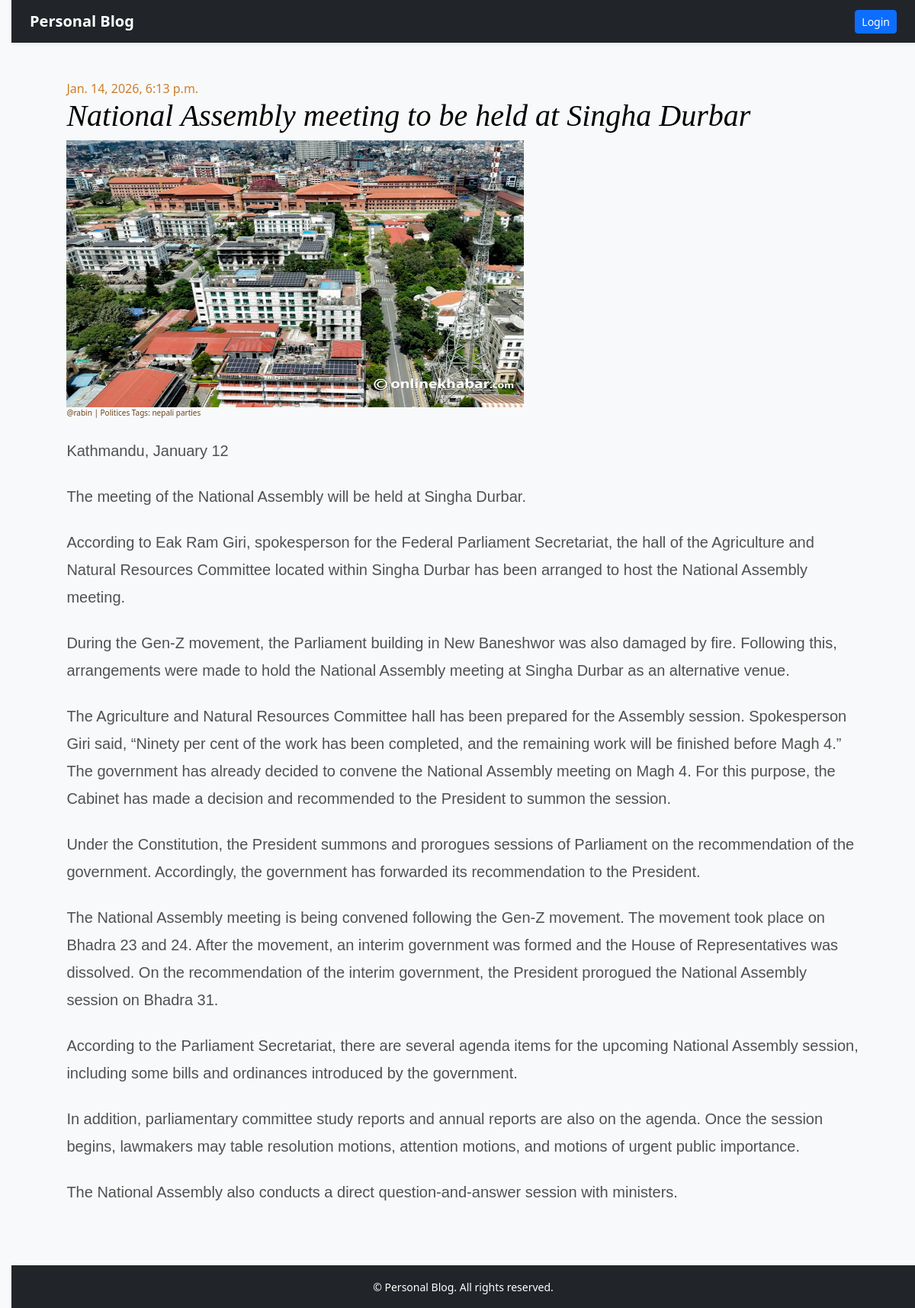
Screenshot of /post-detail/2/ with the database file from the repository.
### blog_app/models.py (models this page shows, shortened)
class TimeStampModel(models.Model):
    created_at = models.DateTimeField(auto_now_add=True)
    updated_at = models.DateTimeField(auto_now=True)
    class Meta:
        abstract = True

class Post(TimeStampModel):
    STATUS_CHOICES = [
        ("active", "Active"),
        ("in_active", "Inactive"),
    ]
    title = models.CharField(max_length=256)
    content = models.TextField()
    featured_image = models.ImageField(upload_to="post_images/%Y/%m/%d", blank=False, default='')
    status = models.CharField(max_length=20, choices=STATUS_CHOICES, default="active")
    views_count = models.PositiveBigIntegerField(default=0)
    category = models.ForeignKey(Category, on_delete=models.CASCADE, null=True, blank=True)
    tag = models.ManyToManyField(Tag)
    author = models.ForeignKey("auth.User", on_delete=models.CASCADE)
    published_at = models.DateTimeField(null=True, blank=True)

class Category(TimeStampModel):
    name = models.CharField(max_length=100)
    class Meta:
        ordering = ["name"]

class Tag(TimeStampModel):
    name = models.CharField(max_length=100)
    def __str__(self):
        return self.name

### blog_app/views.py (the view)
# urls.py: path("post-detail/<int:pk>/", views.PostDetailView.as_view(), name="post-detail"),
class PostDetailView(DetailView):
    model = Post
    template_name = "post_detail.html"
    context_object_name = "post"
    def get_queryset(self):
        queryset = Post.objects.filter(pk=self.kwargs["pk"], published_at__isnull=False)
        return queryset

### templates/post_detail.html (shortened to what this page needs)
{% extends "base.html" %}
{% block content %}
  <div class="row">
    <div class="col">
      <div class="post">
        <div class="date">{{ post.published_at }}</div>
        <h1>
          <a href="#" class="text-decoration-none fst-italic">{{ post.title }}</a>
        </h1>
        <img src="{{ post.featured_image.url }}"
             alt="{{ post.title }}"
             width="600px"
             height="350px" />
        <div class="date author">
          @{{ post.author.username }} | {{ post.category.name|title }}
          Tags: {{ post.tag.all|join:", " }}
        </div>
        <p>{{ post.content|safe|linebreaksbr }}</p>
      </div>
    </div>
  </div>
{% endblock content %}

### static/css/blog.css (style rules this page uses)
body { padding-left: 15px; }
h1 a { color: #27a0dc; font-family: "Lobster"; }
h1, h2, h3, h4 { font-family: "Lobster", cursive; }
.date { color: #ce7e29; }
.post { margin-bottom: 30px; }
.post h1 a, .post h1 a:visited { color: #000000; }
.author { font-size: 10px; color: #6b441a; }

### rows the page displays
Post: published_at "Jan. 14, 2026, 6:13 p.m.", title "National Assembly meeting to be held at Singha Durbar", featured_image (picture), author.username "rabin", category.name "Politices", tag.all "nepali parties", content "Kathmandu, January 12 The meeting of the National Assembly will be held at Singha Durbar. According to Eak Ram Giri, spokesperson for the Federal Parliament Secretariat, the hall of the Agriculture and Natural Resources Committee located within Singha Durbar has been arranged to host the National Assembly meeting. During the Gen-Z movement, the Parliament building in New Baneshwor was also damaged by fire. Following this, arrangements were made to hold the National Assembly meeting at Singha Durbar as an alternative venue. The Agriculture and Natural Resources Committee hall has been prepared for the Assembly session. Spokesperson Giri said, “Ninety per cent of the work has been completed,…"
